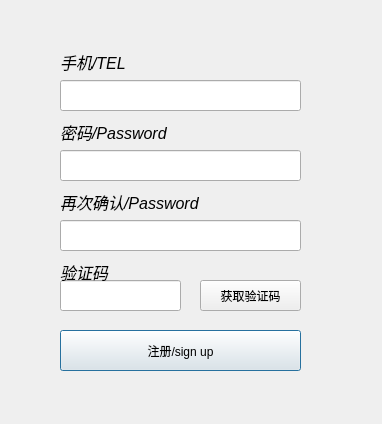
<?xml version="1.0" encoding="UTF-8"?>
<ui version="4.0">
 <class>Sign_up</class>
 <widget class="QDialog" name="Sign_up">
  <property name="geometry">
   <rect>
    <x>0</x>
    <y>0</y>
    <width>382</width>
    <height>424</height>
   </rect>
  </property>
  <property name="maximumSize">
   <size>
    <width>382</width>
    <height>424</height>
   </size>
  </property>
  <property name="mouseTracking">
   <bool>true</bool>
  </property>
  <property name="windowTitle">
   <string>Dialog</string>
  </property>
  <widget class="QLineEdit" name="Usename">
   <property name="geometry">
    <rect>
     <x>60</x>
     <y>80</y>
     <width>241</width>
     <height>31</height>
    </rect>
   </property>
   <property name="maxLength">
    <number>11</number>
   </property>
  </widget>
  <widget class="QLineEdit" name="Passwd">
   <property name="geometry">
    <rect>
     <x>60</x>
     <y>150</y>
     <width>241</width>
     <height>31</height>
    </rect>
   </property>
   <property name="maxLength">
    <number>10</number>
   </property>
   <property name="echoMode">
    <enum>QLineEdit::Password</enum>
   </property>
  </widget>
  <widget class="QPushButton" name="sign_up">
   <property name="geometry">
    <rect>
     <x>60</x>
     <y>330</y>
     <width>241</width>
     <height>41</height>
    </rect>
   </property>
   <property name="cursor">
    <cursorShape>PointingHandCursor</cursorShape>
   </property>
   <property name="text">
    <string>注册/sign up</string>
   </property>
  </widget>
  <widget class="QLineEdit" name="Authcode">
   <property name="geometry">
    <rect>
     <x>60</x>
     <y>280</y>
     <width>121</width>
     <height>31</height>
    </rect>
   </property>
  </widget>
  <widget class="QPushButton" name="auth_code">
   <property name="geometry">
    <rect>
     <x>200</x>
     <y>280</y>
     <width>101</width>
     <height>31</height>
    </rect>
   </property>
   <property name="cursor">
    <cursorShape>PointingHandCursor</cursorShape>
   </property>
   <property name="text">
    <string>获取验证码</string>
   </property>
  </widget>
  <widget class="QLabel" name="label">
   <property name="geometry">
    <rect>
     <x>60</x>
     <y>50</y>
     <width>241</width>
     <height>21</height>
    </rect>
   </property>
   <property name="styleSheet">
    <string notr="true"/>
   </property>
   <property name="text">
    <string>&lt;!DOCTYPE HTML PUBLIC &quot;-//W3C//DTD HTML 4.0//EN&quot; &quot;http://www.w3.org/TR/REC-html40/strict.dtd&quot;&gt;
&lt;html&gt;&lt;head&gt;&lt;meta name=&quot;qrichtext&quot; content=&quot;1&quot; /&gt;&lt;style type=&quot;text/css&quot;&gt;
p, li { white-space: pre-wrap; }
&lt;/style&gt;&lt;/head&gt;&lt;body style=&quot; font-family:'SimSun'; font-size:9pt; font-weight:400; font-style:normal;&quot;&gt;
&lt;p style=&quot; margin-top:0px; margin-bottom:0px; margin-left:0px; margin-right:0px; -qt-block-indent:0; text-indent:0px;&quot;&gt;&lt;span style=&quot; font-size:12pt; font-style:italic; color:#000000;&quot;&gt;手机/TEL&lt;/span&gt;&lt;/p&gt;&lt;/body&gt;&lt;/html&gt;</string>
   </property>
  </widget>
  <widget class="QLabel" name="label_2">
   <property name="geometry">
    <rect>
     <x>60</x>
     <y>120</y>
     <width>241</width>
     <height>21</height>
    </rect>
   </property>
   <property name="text">
    <string>&lt;!DOCTYPE HTML PUBLIC &quot;-//W3C//DTD HTML 4.0//EN&quot; &quot;http://www.w3.org/TR/REC-html40/strict.dtd&quot;&gt;
&lt;html&gt;&lt;head&gt;&lt;meta name=&quot;qrichtext&quot; content=&quot;1&quot; /&gt;&lt;style type=&quot;text/css&quot;&gt;
p, li { white-space: pre-wrap; }
&lt;/style&gt;&lt;/head&gt;&lt;body style=&quot; font-family:'SimSun'; font-size:9pt; font-weight:400; font-style:normal;&quot;&gt;
&lt;p style=&quot; margin-top:0px; margin-bottom:0px; margin-left:0px; margin-right:0px; -qt-block-indent:0; text-indent:0px;&quot;&gt;&lt;span style=&quot; font-size:12pt; font-style:italic;&quot;&gt;密码/Password&lt;/span&gt;&lt;/p&gt;&lt;/body&gt;&lt;/html&gt;</string>
   </property>
  </widget>
  <widget class="QLabel" name="label_3">
   <property name="geometry">
    <rect>
     <x>60</x>
     <y>260</y>
     <width>241</width>
     <height>21</height>
    </rect>
   </property>
   <property name="text">
    <string>&lt;!DOCTYPE HTML PUBLIC &quot;-//W3C//DTD HTML 4.0//EN&quot; &quot;http://www.w3.org/TR/REC-html40/strict.dtd&quot;&gt;
&lt;html&gt;&lt;head&gt;&lt;meta name=&quot;qrichtext&quot; content=&quot;1&quot; /&gt;&lt;style type=&quot;text/css&quot;&gt;
p, li { white-space: pre-wrap; }
&lt;/style&gt;&lt;/head&gt;&lt;body style=&quot; font-family:'SimSun'; font-size:9pt; font-weight:400; font-style:normal;&quot;&gt;
&lt;p style=&quot; margin-top:0px; margin-bottom:0px; margin-left:0px; margin-right:0px; -qt-block-indent:0; text-indent:0px;&quot;&gt;&lt;span style=&quot; font-size:12pt; font-style:italic;&quot;&gt;验证码&lt;/span&gt;&lt;/p&gt;&lt;/body&gt;&lt;/html&gt;</string>
   </property>
  </widget>
  <widget class="QLabel" name="label_4">
   <property name="geometry">
    <rect>
     <x>60</x>
     <y>190</y>
     <width>241</width>
     <height>21</height>
    </rect>
   </property>
   <property name="text">
    <string>&lt;!DOCTYPE HTML PUBLIC &quot;-//W3C//DTD HTML 4.0//EN&quot; &quot;http://www.w3.org/TR/REC-html40/strict.dtd&quot;&gt;
&lt;html&gt;&lt;head&gt;&lt;meta name=&quot;qrichtext&quot; content=&quot;1&quot; /&gt;&lt;style type=&quot;text/css&quot;&gt;
p, li { white-space: pre-wrap; }
&lt;/style&gt;&lt;/head&gt;&lt;body style=&quot; font-family:'SimSun'; font-size:9pt; font-weight:400; font-style:normal;&quot;&gt;
&lt;p style=&quot; margin-top:0px; margin-bottom:0px; margin-left:0px; margin-right:0px; -qt-block-indent:0; text-indent:0px;&quot;&gt;&lt;span style=&quot; font-size:12pt; font-style:italic;&quot;&gt;再次确认/Password&lt;/span&gt;&lt;/p&gt;&lt;/body&gt;&lt;/html&gt;</string>
   </property>
  </widget>
  <widget class="QLineEdit" name="Passwd_2">
   <property name="geometry">
    <rect>
     <x>60</x>
     <y>220</y>
     <width>241</width>
     <height>31</height>
    </rect>
   </property>
   <property name="maxLength">
    <number>10</number>
   </property>
   <property name="echoMode">
    <enum>QLineEdit::Password</enum>
   </property>
  </widget>
 </widget>
 <resources/>
 <connections/>
</ui>
